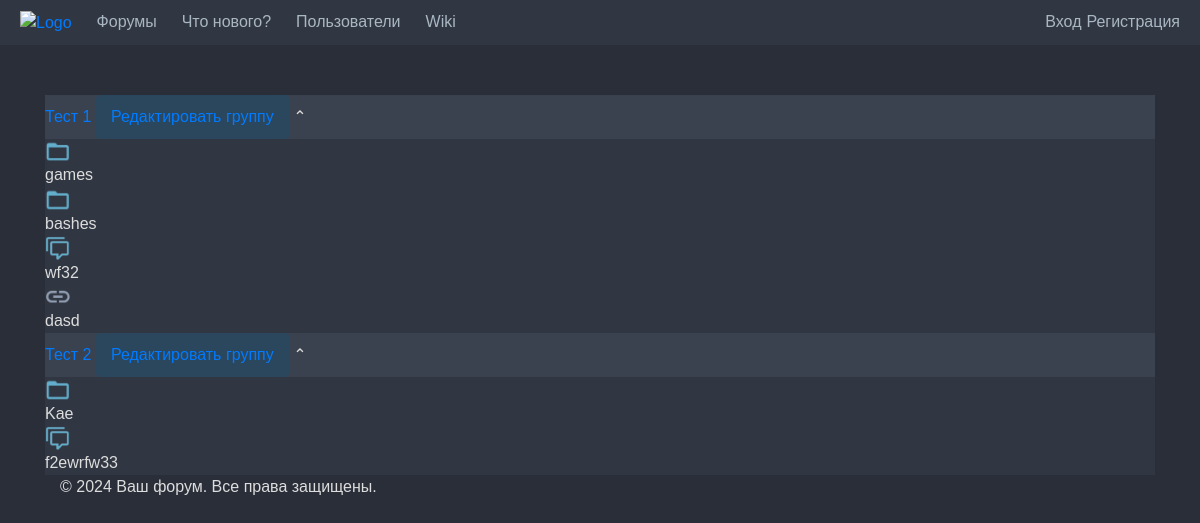
The page / on the database its author committed.
### data/groups.py (models this page shows)
class Group(SqlAlchemyBase):
    __tablename__ = 'groups'
    id = sqlalchemy.Column(sqlalchemy.Integer, primary_key=True, autoincrement=True)
    title = sqlalchemy.Column(sqlalchemy.String, nullable=False)
    author_id = sqlalchemy.Column(sqlalchemy.Integer, sqlalchemy.ForeignKey("users.id"), nullable=False)
    author = orm.relationship('User')

### data/categories.py (models this page shows)
class Category(SqlAlchemyBase):
    __tablename__ = 'categories'
    id = sqlalchemy.Column(sqlalchemy.Integer, primary_key=True, autoincrement=True)
    title = sqlalchemy.Column(sqlalchemy.String, nullable=False)
    author_id = sqlalchemy.Column(sqlalchemy.Integer, sqlalchemy.ForeignKey("users.id"), nullable=False)
    parent_type = sqlalchemy.Column(Enum(CategoryParentType), nullable=False)
    parent_id = sqlalchemy.Column(sqlalchemy.Integer, nullable=False)
    author = orm.relationship('User')

### data/forums.py (models this page shows)
class Forum(SqlAlchemyBase):
    __tablename__ = 'forums'
    id = sqlalchemy.Column(sqlalchemy.Integer, primary_key=True, autoincrement=True)
    title = sqlalchemy.Column(sqlalchemy.String, nullable=False)
    author_id = sqlalchemy.Column(sqlalchemy.Integer, sqlalchemy.ForeignKey("users.id"), nullable=False)
    parent_type = sqlalchemy.Column(Enum(ForumParentType), nullable=False)
    parent_id = sqlalchemy.Column(sqlalchemy.Integer, nullable=False)
    author = orm.relationship('User')

### data/topics.py (models this page shows)
class Topic(SqlAlchemyBase):
    __tablename__ = 'topics'
    id = sqlalchemy.Column(sqlalchemy.Integer, primary_key=True, autoincrement=True)
    title = sqlalchemy.Column(sqlalchemy.String, nullable=False)
    author_id = sqlalchemy.Column(sqlalchemy.Integer, sqlalchemy.ForeignKey("users.id"), nullable=False)
    parent_type = sqlalchemy.Column(Enum(TopicParentType), nullable=False)
    parent_id = sqlalchemy.Column(sqlalchemy.Integer, nullable=False)
    author = orm.relationship('User')

### main.py (the view)
@app.route('/')
def index():
    session = db_session.create_session()
    groups = session.query(Group).all()
    categories_by_groups = session.query(Category).filter(Category.parent_type == CategoryParentType.group).all()
    forums_by_groups = session.query(Forum).filter(Forum.parent_type == ForumParentType.group).all()
    topics_by_groups = session.query(Topic).filter(Topic.parent_type == TopicParentType.group).all()
    return render_template('index.html', groups=groups, categories_by_groups=categories_by_groups,
                           forums_by_groups=forums_by_groups, topics_by_groups=topics_by_groups)

### data/db_session.py (called while the page is built)
def create_session() -> Session:
    global __factory
    return __factory()

### templates/index.html (shortened to what this page needs)
{% extends "base.html" %}
{% block content %}
<link rel="stylesheet" type="text/css" href="{{url_for('static', filename='css/index.css')}}">
{% for group in groups %}
<div class="group" id="group-{{group.id}}">
    <div class="group-header" onclick="toggleCategory(this)">
        <a class="group-sil" href="#group-{{group.id}}">{{group.title}}</a>
        <a href="/DASD" class="create-object-content" id="create-content-button">Редактировать группу</a>
        <span class="arrow rotated">&#x2303;</span>
    </div>
    <div class="group-items">
        {% for category in categories_by_groups %}
        {% if category.parent_id == group.id %}
        <div class="group-item">
            <i class="item-icon"><img class="icon-object-image" src="static/image/icon_object/category.webp"></i>
            <div class="item-info">
                <a class="item-title" href="/categories/{{category.id}}/">{{category.title}}</a>
            </div>
        </div>
        {% endif %}
        {% endfor %}
        {% for forum in forums_by_groups %}
        {% if forum.parent_id == group.id %}
        <div class="group-item">
            <i class="item-icon"><img class="icon-object-image" src="static/image/icon_object/forum.webp"></i>
            <div class="item-info">
                <a class="item-title" href="/forums/{{forum.id}}/">{{forum.title}}</a>
            </div>
        </div>
        {% endif %}
        {% endfor %}
        {% for topic in topics_by_groups %}
        {% if topic.parent_id == group.id %}
        <div class="group-item">
            <i><img class="icon-object-image" src="static/image/icon_object/link.webp"></i>
            <div class="item-info">
                <a href="/topics/{{topic.id}}/" class="item-title">{{topic.title}}</a>
            </div>
        </div>
        {% endif %}
        {% endfor %}
    </div>
</div>
{% endfor %}
<footer>
    <div class="container">
        <p>&copy; 2024 Ваш форум. Все права защищены.</p>
    </div>
</footer>
{% endblock %}

### static/css/style.css (style rules this page uses)
body { background-color: #181a1b; color: #ddd; font-family: sans-serif; align-items: center; min-height: 100vh; margin: 0; padding: 0; }
.icon-object-image { max-width:25px; max-height:25px; }
.create-object-content { background-color: #2a475e; border: none; padding: 10px 15px; border-radius: 4px; cursor: pointer; text-decoration: none; display: inline-block; }

### static/css/dark.css (style rules this page uses)
body { background-color: #292e39; font-family: sans-serif; }
.group-header { background-color: #3b424f }
.group-items { background-color: #313742 }
.item-title { color: #fff; }
.item-icon { color: #777; }
.create-object-content { background-color: #2a475e; }
.item-title { color: #ddd; }

### static/css/index.css (style rules this page uses)
.arrow { transition: transform 0.3s ease; }
.arrow.rotated { transform: rotate(180deg); }

### rows shown on the page
Group: title "Тест 1"
Category: title "games"
Category: title "bashes"
Forum: title "wf32"
Topic: title "dasd"
Group: title "Тест 2"
Category: title "Kae"
Forum: title "f2ewrfw33"
